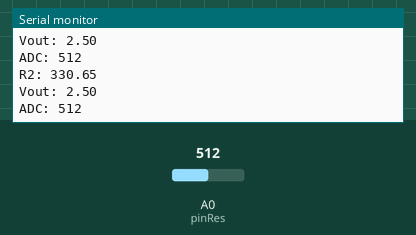
This sketch was run on a simulated Arduino Uno, built with avr-gcc and run on an emulated ATmega328P. On the bench: the last lines printed to the serial monitor. The inputs (shaded band) are chosen by the test bench; at power-on: A0 (pinRes) = 512.

Above: at 1.8 s.
1.9 s: A0 (pinRes) set to 1023
At 2.8 s:
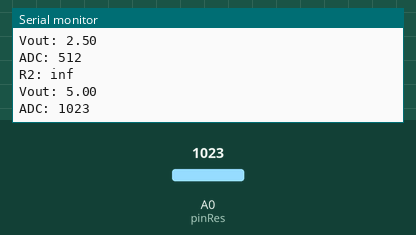
4.5 s: A0 (pinRes) set to 900
At 5.8 s:
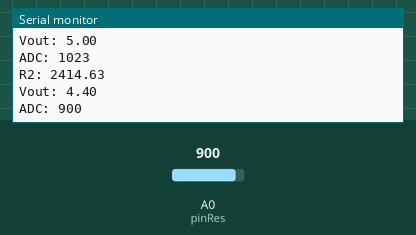
Timing chart, 0 to 7.5 s (numbered marks = the images above; inputs shaded):
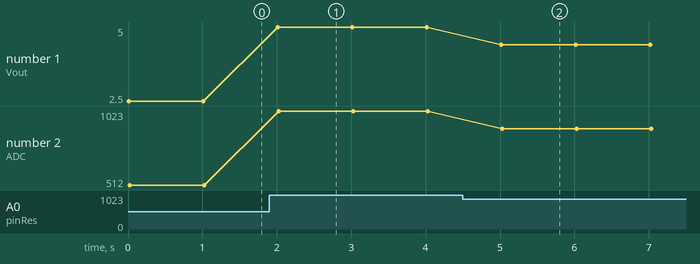

Measured:
- after the input at 1.9 s, the serial monitor: prints a new line after 0.10 s (image 1)
- after the input at 4.5 s, the serial monitor: prints a new line after 0.51 s (image 2)
- plotted number 1: 2.5 → 5 after the input at 1.9 s, 5 → 4.4 after the input at 4.5 s
- plotted number 2: 512 → 1023 after the input at 1.9 s, 1023 → 900 after the input at 4.5 s

The sketch:

project_resistor.ino
```cpp
#include<math.h>
float Vin=5,R1=330,R2,V1,V2,adc;
int pinRes = 0;

void setup()

{
Serial.begin(9600); // setup koneksi serial

}

void loop() {

adc = analogRead(pinRes);
V2= (adc*Vin)/1023.0;
V1= Vin - V2;
R2= (V2*R1/V1);

Serial.print("R2: ");
Serial.println(R2);
Serial.print("Vout: ");
Serial.println(V2);
Serial.print("ADC: ");
Serial.println(ADC);

delay(1000);

}
```
